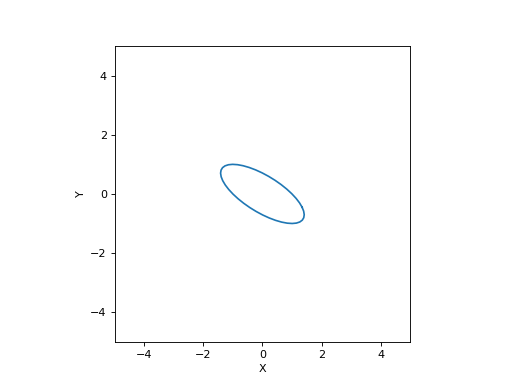

Reproduce this figure in Python.
from spatialmath import Ellipse
from spatialmath.base import plotvol2
plotvol2(5)
e = Ellipse(E=np.array([[1, 1], [1, 2]]))
e.plot()
